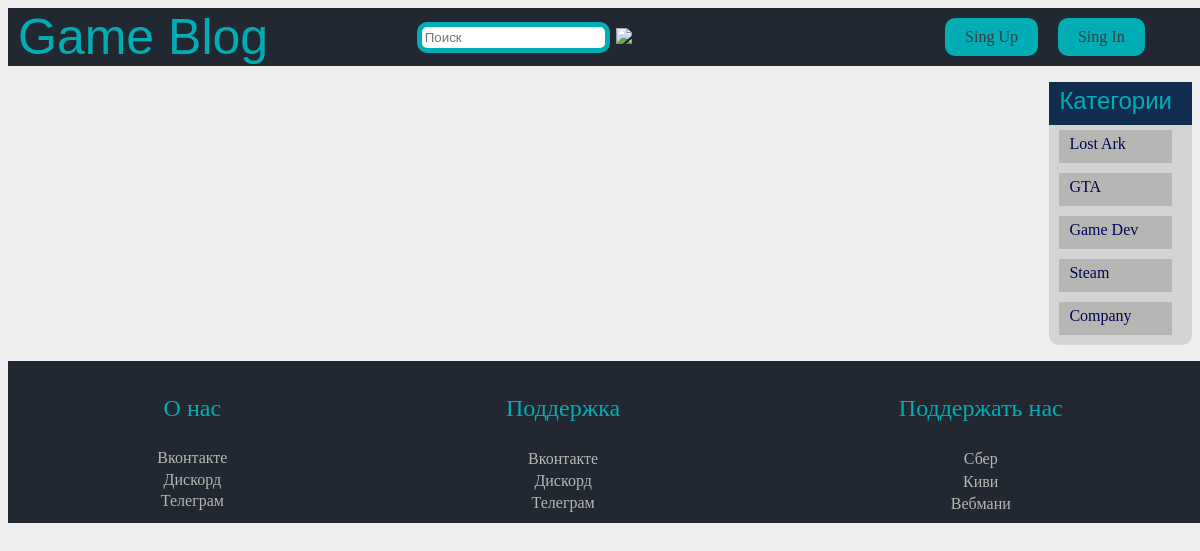
Before: / with the older database file.
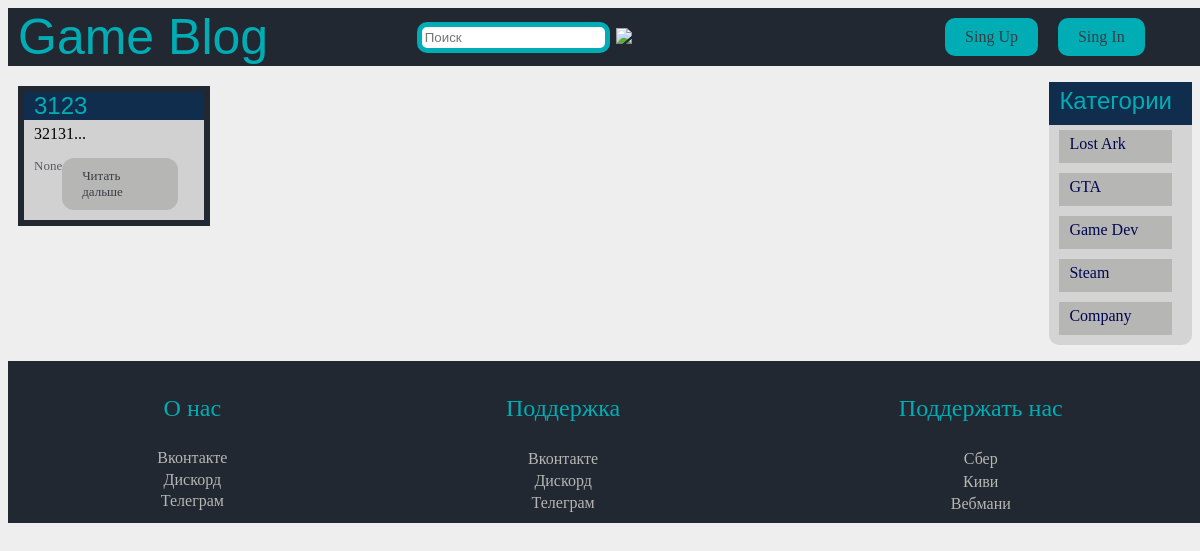
After: the same page with the newer database file.
### database.py (models this page shows)
class Article(db.Model):
    id = db.Column(db.Integer, primary_key=True, autoincrement=True)
    title = db.Column(db.String(70), nullable=True)
    body = db.Column(db.String(70), nullable=True, unique=True)
    date = db.Column(db.String(70), nullable=True)
    big = db.Column(db.Boolean, default=True)
    img = db.Column(db.Boolean, default=False)
    img_url = db.Column(db.String(70))
    author_id = db.Column(db.Integer, db.ForeignKey('users.id'))
    category_id = db.Column(db.Integer, db.ForeignKey('categories.id'))
    author = db.relationship('Users', backref=db.backref('articles', lazy=True))
    category = db.relationship('Categories', backref=db.backref('articles', lazy=True))

### app.py (the view)
@app.route('/')
def homepage():
    articles = Article.query.all()
    return render_template('index.html', articles=articles, categories=categories)

### templates/index.html (shortened to what this page needs)
{% extends "base.html" %}
{% block content %}
    {% for article in articles %}
        <article>
            <div class="head">
                {{ article.title }}
            </div>
            <div class="text-block">
                {% if article.big %}
                    {{ article.body[0:200]+'...' }}
                {% else %}
                    {{ article.body }}
                {% endif %}
            </div>
            <div class="footer">
                <date>{{ article.date }}</date>
                <a href="{{ url_for('article', art=article.id) }}">Читать дальше</a>
            </div>
        </article>
    {% endfor %}
{% endblock %}

### templates/base.html (shortened to what this page needs)
<!DOCTYPE html>
<html lang="ru">
<head>
    <link rel="stylesheet" href={{ url_for('static', filename='style.css') }}>
</head>
<body>
<header>
    <a href="{{ url_for('homepage') }}" class="logo">Game Blog</a>
    <form action="{{ url_for('search') }}">
        <input name="text" class="search" type="search" placeholder="Поиск" aria-label="Поиск">
        <button type="submit">
            <img src="https://img.icons8.com/material-sharp/24/000000/search.png"/>
        </button>
    </form>
    <but>
        <a class="buttons" href={{ url_for('singup') }}>Sing Up</a>
        <a class="buttons" href={{ url_for('singin') }}>Sing In</a>
    </but>
</header>
<main>
    <div class="articles_list">
        {% block content %}{% endblock %}
    </div>
    <ul class="categories">
        <li class="header">
            Категории
        </li>
        {% for categoria in categories %}
            <li class="dropdown">
                <a href=" {{ url_for('categor', cat=categoria.id) }} ">{{ categoria.name }}</a>
            </li>
        {% endfor %}
    </ul>
</main>
<footer>
    <div class="block-footer">
        <p>О нас</p>
        <div class="lin"><a href="#">Вконтакте</a></div>
        <div class="lin"><a href="#">Дискорд</a></div>
        <div class="lin"><a href="#">Телеграм</a></div>
    </div>
    <div class="block-footer">
        <p>Поддержка</p>
        <div class="lin"><a href="#">Вконтакте</a></div>
        <div class="lin"><a href="#">Дискорд</a></div>
        <div class="lin"><a href="#">Телеграм</a></div>
    </div>
    <div class="block-footer">
        <p>Поддержать нас</p>
        <div class="lin"><a href="#">Сбер</a></div>
        <div class="lin"><a href="#">Киви</a></div>
        <div class="lin"><a href="#">Вебмани</a></div>
    </div>
</footer>
</body>
</html>

### static/style.css (style rules this page uses)
body { background-color: #EEEEEE; }
header { top: 0; left: 0; width: 100%; margin: auto; padding-left: 10px; background-color: #222831; display: flex; min-height: auto; }
header a { text-decoration: none; }
.logo { color: #00ADB5 !important; font-size: 50px; font-family: Dubai, sans-serif; }
header .buttons { padding: 10px 20px 10px 20px; background-color: #00ADB5; border-radius: 10px; margin: 10px; }
but { display: flex; align-items: center; margin-right: 4%; margin-left: auto; }
.categories { border-radius: 10px; border: 2px #112D4E; padding: 0; margin-right: 0; margin-left: auto; background-color: #696A6C33; }
.categories li { padding: 5px 20px 10px 10px; margin: 5px 20px 10px 10px; background-color: #b6b6b4; list-style-type: none; }
main { display: flex; }
.articles_list { display: flex; flex-direction: column; }
.categories .header { color: #00ADB5; font-size: x-large; font-family: Calibri, sans-serif; margin: 0 0 0 0; padding: 5px 20px 10px 10px !important; background-color: #112D4E; }
.categories li a { text-decoration: none; color: #000651; }
article { border: 6px solid #222831; margin: 20px 10px 10px 10px; display: block; background: rgba(91, 91, 91, 0.2); }
article .head { color: #00ADB5; padding-left: 10px; font-family: Calibri, sans-serif; font-size: x-large; background: #112D4E; }
article .text-block { display: block; padding: 5px 20px 10px 10px; font-size: medium; }
article .footer { display: flex; color: rgba(12, 12, 30, 0.6); font-size: small; padding: 5px 20px 10px 10px; }
footer { width: 100%; justify-content: center; padding: 10px; background: #222831; color: #00ADB5; display: flex; }
.block-footer { flex-grow: 1; text-align: center; display: flex; flex-direction: column; }
footer a { margin-top: 1%; display: block; text-decoration: none; color: #b6b6b4; }
footer p { font-size: x-large; }
article .footer a { color: #393E46; align-items: center; margin-right: 4%; padding: 10px 20px 10px 20px; background-color: #b6b6b4; margin-left: auto; display: block; border-radius: 12px; text-decoration: none; }
a { color: #393E46; text-decoration: none; }
header form { display: flex; margin-left: auto; margin-right:auto; }
header form input { margin: auto; padding: 3px; outline: none; box-sizing: border-box; border: 5px solid #00ADB5; border-radius: 10px; }
header form button { background: #222831; border: #00ADB5; }

Changed rows visible on the page:
added Article: title "3123", body "32131...", date "None"
